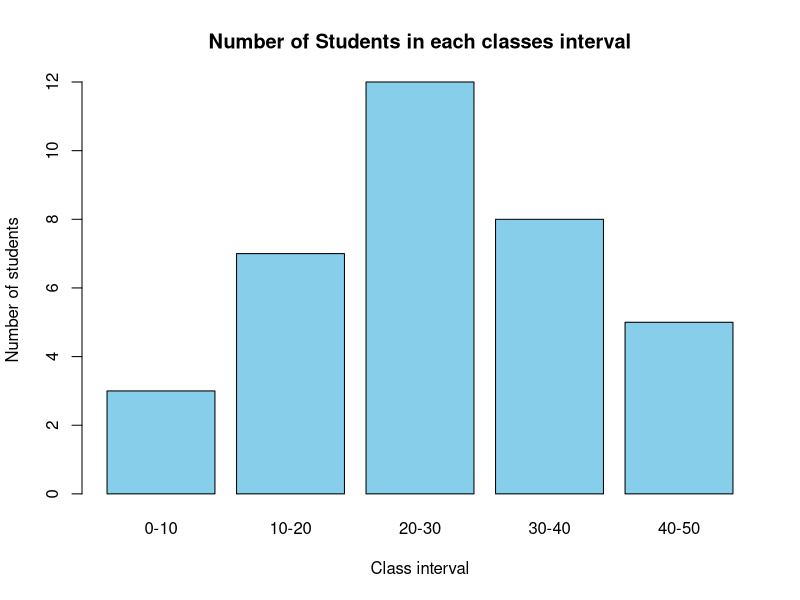
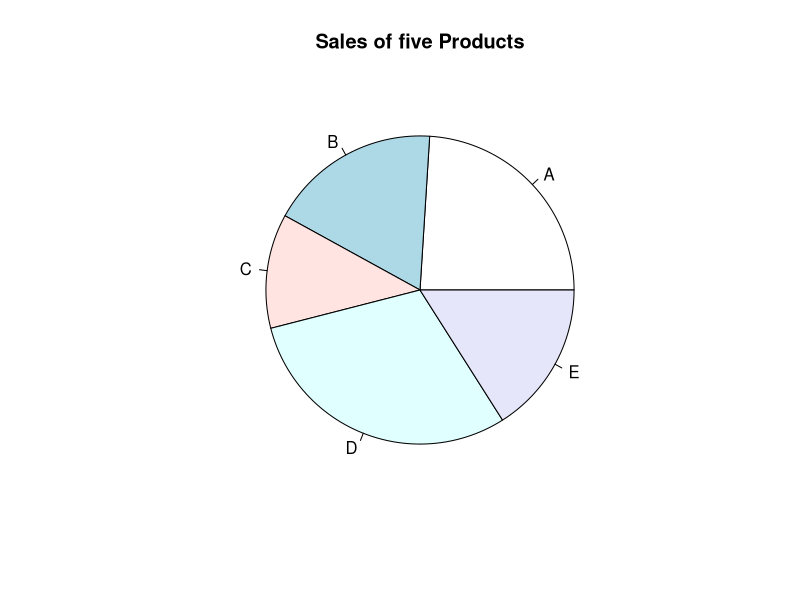
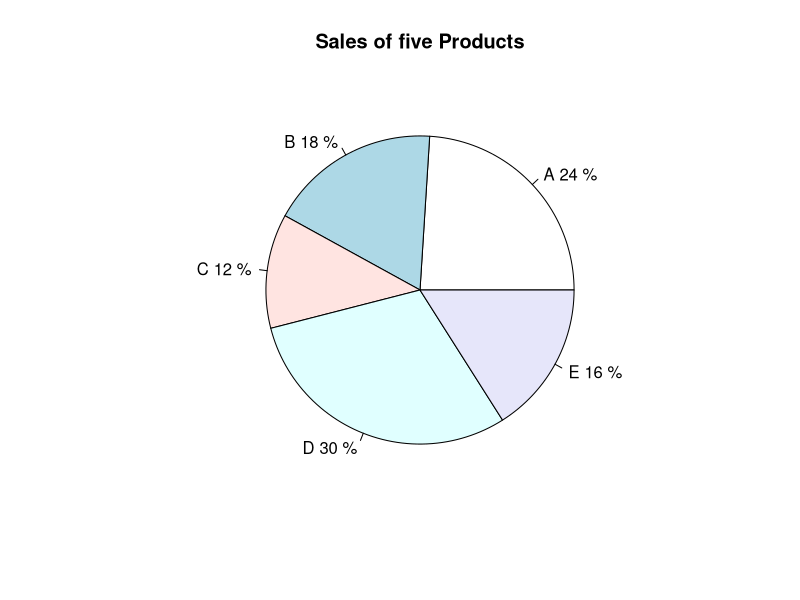

Recreate these plots in R, in order.
#Question-1

#Create a numeric vector
num <-c(10,12,15,18,20,22,25,30,35,40,45,100)

#mean of the num
mean(num)

#median of the num
median(num)

#first and third quartile
quantile(num,probs=c(0.25,0.75))

#summary of the num
summary(num)

#Question-2 => Calculate variance and standard deviation

x<-c(10,12,15,18,20,22,25,30,35,40,45,100)
n<-length(x)
x_mean<-mean(x)
variance<-sum(((x-x_mean)^2)/(n-1))
std_dev<-sqrt(variance)
variance
std_dev

#Question-3 => for a given data set show using R output that the mean and median are not equal
#Explain the reason brie

m<-c(10,12,15,18,20,22,25,30,35,40,45,100)
mean(m)
median(m)
#The mean and median are not equal because the data set 
#contain an extreme value The mean is affected by the outliers but 
#median is not
#Hence the mean get pulled towards the larger value



# Part B:Grouped Data

#Question 4:


lower<-c(0,10,20,30,40)
upper<-c(10,20,30,40,50)
f<-c(3,7,12,8,5)

mid<-(lower+upper)/2
mid

#mean of grouped data

mean_grouped<-sum(f*mid)/sum(f)
mean_grouped

#Question 4B:

cbind(lower,upper,mid)

#Question 5:Cumulative frequency

cf <-cumsum(f)
cf

#Total frequency
N<-sum(f)
N
N/2

#Find the median class (20-30)

#Median

L<-20
cf_prev<-10
f_m<-12
h<-10
N<-sum(f)

median_grouped<-L+((N/2-cf_prev)/f_m)*h
median_grouped

#Part C: Data Visualization

#Question 6

classes<-c("0-10","10-20","20-30","30-40","40-50")
freq<-c(3,7,12,8,5)

barplot(freq,
         names.arg=classes,
         main="Number of Students in each classes interval",
         xlab="Class interval",
         ylab="Number of students",
         col="Skyblue")

#Question 7

sales<-c(120,90,60,150,80)
labels<-c("A","B","C","D","E")

pie(sales,labels = labels,main="Sales of five Products")

#B:

percent<-round(sales/sum(sales)*100,1)
pie(
    sales,
    labels = paste(labels,percent,'%'),
    main="Sales of five Products"
    )

#Question 8
